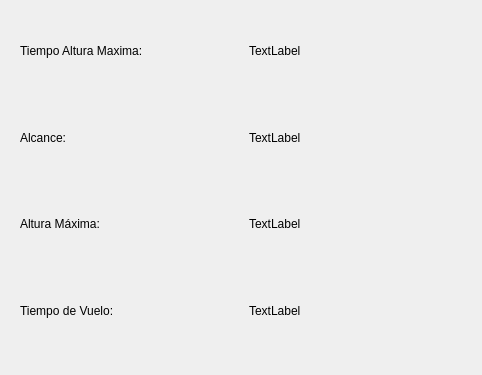
<?xml version="1.0" encoding="UTF-8"?>
<ui version="4.0">
 <class>Resultados</class>
 <widget class="QDialog" name="Resultados">
  <property name="geometry">
   <rect>
    <x>0</x>
    <y>0</y>
    <width>482</width>
    <height>375</height>
   </rect>
  </property>
  <property name="windowTitle">
   <string>Dialog</string>
  </property>
  <widget class="QWidget" name="verticalLayoutWidget">
   <property name="geometry">
    <rect>
     <x>20</x>
     <y>10</y>
     <width>451</width>
     <height>341</height>
    </rect>
   </property>
   <layout class="QVBoxLayout" name="verticalLayout">
    <item>
     <layout class="QHBoxLayout" name="horizontalLayout_4">
      <item>
       <widget class="QLabel" name="label_5">
        <property name="text">
         <string>Tiempo Altura Maxima:</string>
        </property>
       </widget>
      </item>
      <item>
       <widget class="QLabel" name="tAlturaLabel">
        <property name="text">
         <string>TextLabel</string>
        </property>
       </widget>
      </item>
     </layout>
    </item>
    <item>
     <layout class="QHBoxLayout" name="horizontalLayout_3">
      <item>
       <widget class="QLabel" name="label_3">
        <property name="text">
         <string>Alcance:</string>
        </property>
       </widget>
      </item>
      <item>
       <widget class="QLabel" name="alcanceLabel">
        <property name="text">
         <string>TextLabel</string>
        </property>
       </widget>
      </item>
     </layout>
    </item>
    <item>
     <layout class="QHBoxLayout" name="horizontalLayout">
      <item>
       <widget class="QLabel" name="label">
        <property name="text">
         <string>Altura Máxima:</string>
        </property>
       </widget>
      </item>
      <item>
       <widget class="QLabel" name="alturaLabel">
        <property name="text">
         <string>TextLabel</string>
        </property>
       </widget>
      </item>
     </layout>
    </item>
    <item>
     <layout class="QHBoxLayout" name="horizontalLayout_2">
      <item>
       <widget class="QLabel" name="label_2">
        <property name="text">
         <string>Tiempo de Vuelo:</string>
        </property>
       </widget>
      </item>
      <item>
       <widget class="QLabel" name="tiepoLabel">
        <property name="text">
         <string>TextLabel</string>
        </property>
       </widget>
      </item>
     </layout>
    </item>
   </layout>
  </widget>
 </widget>
 <resources/>
 <connections/>
</ui>
